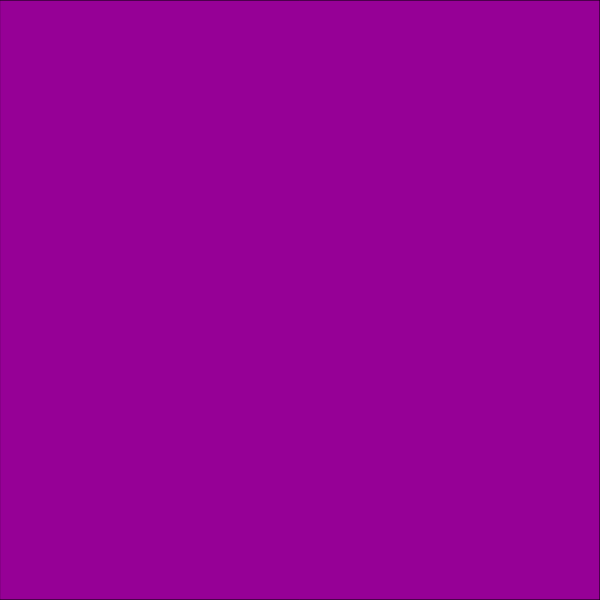
Frame 1 (no input)
Frame 60 (no input): identical to frame 1, image omitted
Frame 120 (the mouse pressed at the canvas centre since frame 60): blank canvas, image omitted

The p5.js sketch that drew this single still picture (run headless with seeded random() and noise() and a simulated clock; from frame 60 on, the mouse is pressed at the canvas centre):

// p5.js sketch
// ── sketch.js
function setup() {
    createCanvas(600, 600);
    rectMode(CENTER);
}

function draw() {
    background(255);
    fill(150, 0, 150);
    rect(width / 2, height / 2, (mouseX - (width / 2)) * 2, (mouseY - (height / 2)) * 2);
}
// ── exercise1-4.html
<!DOCTYPE html>
<html lang="en">
  <head>
    <meta charset="utf-8" />
    <meta name="viewport" content="width=device-width, initial-scale=1.0">

    <title>PDM1 - W2P1 - Exercise 1.4</title>

    <link href="https://cdn.jsdelivr.net/npm/bootstrap@5.3.1/dist/css/bootstrap.min.css" rel="stylesheet" integrity="sha384-4bw+/aepP/YC94hEpVNVgiZdgIC5+VKNBQNGCHeKRQN+PtmoHDEXuppvnDJzQIu9" crossorigin="anonymous">
    <link rel="stylesheet" type="text/css" href="./lib/main-styles.css">
    <script src="https://cdn.jsdelivr.net/npm/bootstrap@5.3.1/dist/js/bootstrap.bundle.min.js" integrity="sha384-HwwvtgBNo3bZJJLYd8oVXjrBZt8cqVSpeBNS5n7C8IVInixGAoxmnlMuBnhbgrkm" crossorigin="anonymous"></script>
    <script src="./lib/p5.js"></script>
  </head>

  <body>
    <h1>Exercise 1.4 - Solution</h1>
    <script src="sketch.js"></script>
  </body>
</html>
